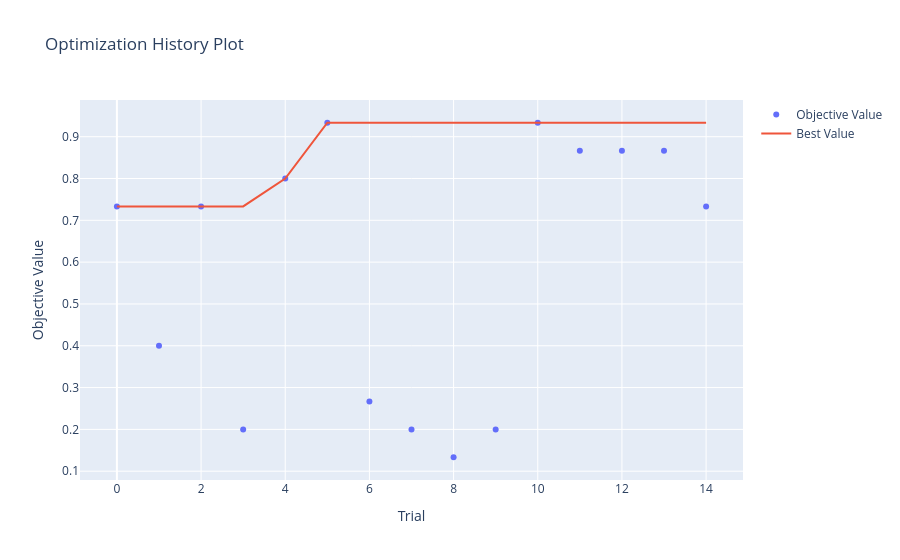

The notebook cell this image was saved under:
### Code cell
plot_optimization_history(study)

### Figure 1 — Plotly figure (JSON) as saved in the notebook; plotly's stock layout.template omitted (floating-point values rounded to 4 significant figures)
{"data": [{"mode": "markers", "name": "Objective Value", "type": "scatter", "x": [0, 1, 2, 3, 4, 5, 6, 7, 8, 9, 10, 11, 12, 13, 14], "y": [0.7333, 0.4, 0.7333, 0.2, 0.8, 0.9333, 0.2667, 0.2, 0.1333, 0.2, 0.9333, 0.8667, 0.8667, 0.8667, 0.7333]}, {"mode": "lines", "name": "Best Value", "type": "scatter", "x": [0, 1, 2, 3, 4, 5, 6, 7, 8, 9, 10, 11, 12, 13, 14], "y": [0.7333, 0.7333, 0.7333, 0.7333, 0.8, 0.9333, 0.9333, 0.9333, 0.9333, 0.9333, 0.9333, 0.9333, 0.9333, 0.9333, 0.9333]}, {"marker": {"color": "#cccccc"}, "mode": "markers", "name": "Infeasible Trial", "showlegend": false, "type": "scatter", "x": [], "y": []}], "layout": {"title": {"text": "Optimization History Plot"}, "xaxis": {"title": {"text": "Trial"}}, "yaxis": {"title": {"text": "Objective Value"}}}}
